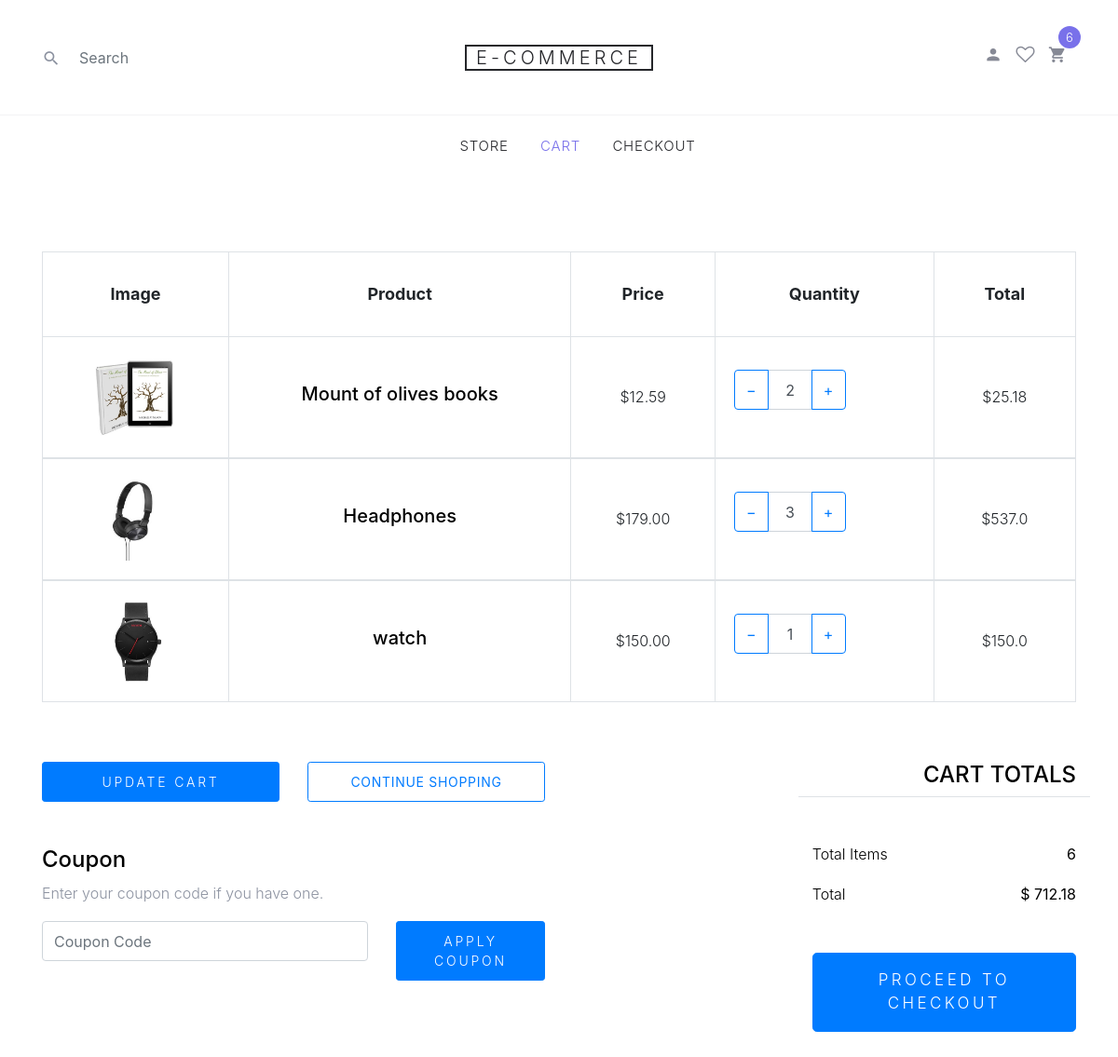
/cart/ (signed in), run on an earlier commit of the app's database.
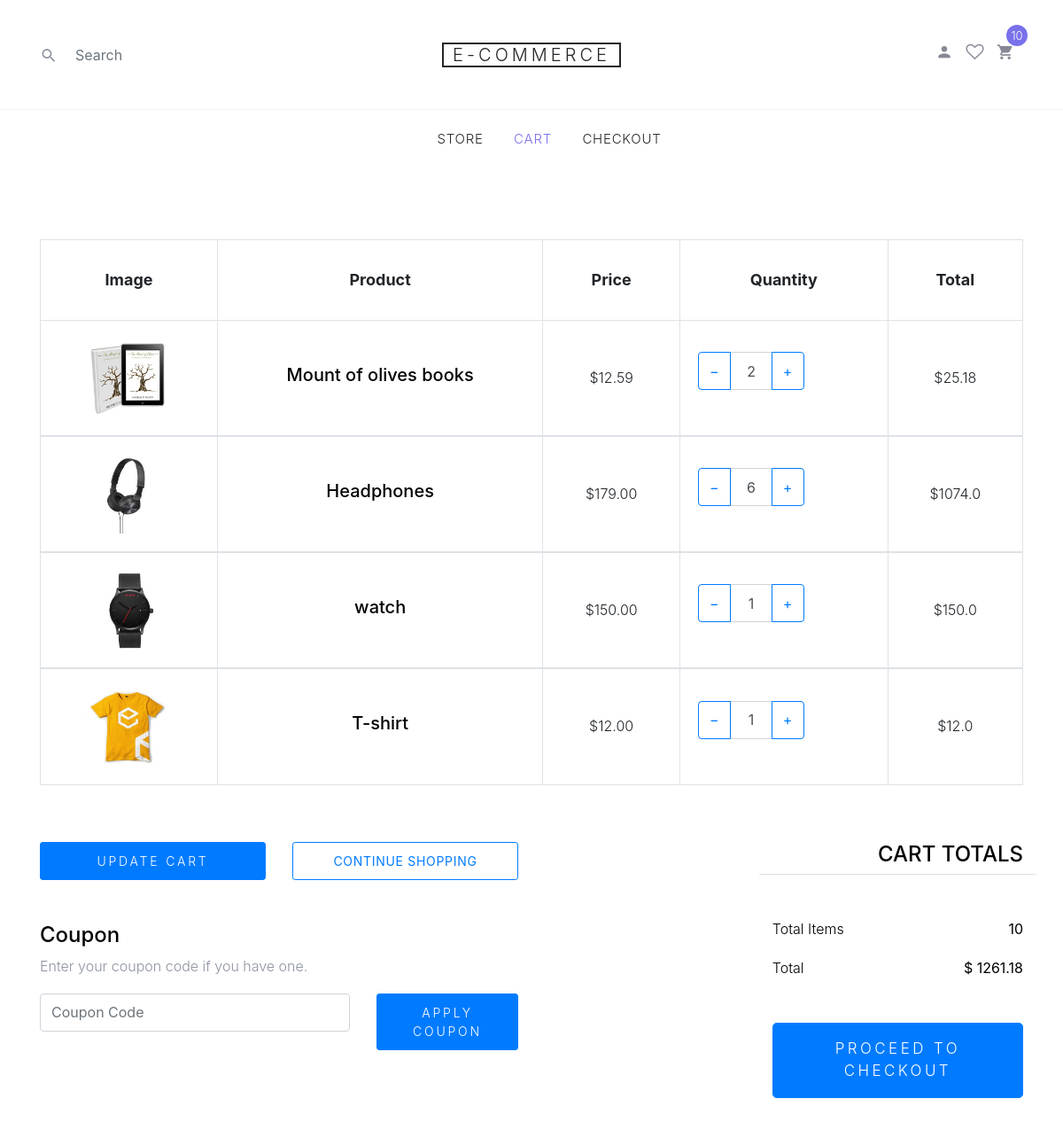
And on a later commit of the database.
### store/models.py (models this page shows, shortened)
class OrderItem(models.Model):
	product = models.ForeignKey(Product, on_delete=models.SET_NULL, blank=True, null=True)
	order = models.ForeignKey(Order, on_delete=models.SET_NULL, blank=True, null=True)
	quantity = models.IntegerField(default=0, null=True, blank=True)
	date_added  = models.DateTimeField(auto_now_add=True)
	@property
	def get_total(self):
		total = self.product.price * self.quantity
		return total

class Product(models.Model):
	name = models.CharField(max_length=200)
	price = models.FloatField()
	digital = models.BooleanField(default=False, null=True, blank=True)
	image = models.ImageField(upload_to="Product/image", null=True, blank=True)
	@property     #----> for avoiding image errors
	def imageURL(self):
		try:
			url =self.image.url
		except:
			url =""
		return url

class Order(models.Model):
	customer = models.ForeignKey(Customer, on_delete=models.SET_NULL, blank=True, null=True)
	date_ordered = models.DateTimeField(auto_now_add=True)
	complete = models.BooleanField(default=False, null=True, blank=True)
	transaction_id = models.CharField(max_length=200, null=True)
	@property
	def get_cart_total(self):
		orderitems = self.orderitem_set.all()
		total = sum([item.get_total for item in orderitems])
		return total
	@property
	def get_cart_items(self):
		orderitems = self.orderitem_set.all()
		total = sum([item.quantity for item in orderitems])
		return total

### store/views.py (the view)
# urls.py: path("cart/", Cart.as_view(), name='cart'),
class Cart(generic.ListView):
	template_name = "store/cart.html"
	def get_context_data(self, *args, **kwargs):
		context = super(Cart, self).get_context_data(*args, **kwargs)
		context["items"] = self.object_list["items"] #--->Multiple context objects for rendering
		context["order"] =self.object_list["order"]
		context["cartItems"] = self.object_list["cartItems"]
		return context
	def get_queryset(self, *args, **kwargs):
		request = self.request
		if request.user.is_authenticated:
			customer = request.user.customer #---> customer and user have OneToOne relationship
			order, created = Order.objects.get_or_create(customer=customer, complete=False)
			items = order.orderitem_set.all()
			cartItems = order.get_cart_items
		else:
			items =[]
			order= { "get_cart_total":0, "get_cart_items":0 }
			cartItems = order['get_cart_items']
		return { "items": items, "order":order, "cartItems":cartItems}

### store/templates/store/cart.html (shortened to what this page needs)
{% extends 'store/main.html' %}
{% load static %}
{% block body %}
    <div class="site-section">
      <div class="container">
        <div class="row mb-5">
          <form class="col-md-12" method="post">
            <div class="site-blocks-table">
              <table class="table table-bordered">
                <thead>
                  <tr>
                    <th class="product-thumbnail">Image</th>
                    <th class="product-name">Product</th>
                    <th class="product-price">Price</th>
                    <th class="product-quantity">Quantity</th>
                    <th class="product-total">Total</th>
                  </tr>
                </thead>
                {% for item in items%}
                <tbody>
                  <tr>
                    <td class="product-thumbnail">
                      <img src="{{item.product.imageURL}}" alt="Image" class="img-fluid">
                    </td>
                    <td class="product-name">
                      <h2 class="h5 text-black">{{item.product.name}}</h2>
                    </td>
                    <td>${{item.product.price| floatformat:2}}</td>
                    <td>
                      <div class="input-group mb-3" style="max-width: 120px;">
                        <div class="input-group-prepend">
                          <button class="btn btn-outline-primary js-btn-minus update-cart" data-product="{{item.product.id}}" data-action="remove" >&minus;</button>
                        </div>
                        <input type="text" class="form-control text-center" value={{item.quantity}} placeholder="" aria-label="Example text with button addon" aria-describedby="button-addon1">
                        <div class="input-group-append">
                          <button class="btn btn-outline-primary js-btn-plus update-cart" data-product="{{item.product.id}}" data-action="add" >&plus;</button>
                        </div>
                      </div>
                    </td>
                    <td>${{item.get_total}}</td>
                  </tr>
                </tbody>
                {% endfor %}
              </table>
            </div>
          </form>
        </div>
        <div class="row">
          <div class="col-md-6">
            <div class="row mb-5">
              <div class="col-md-6 mb-3 mb-md-0">
                <button class="btn btn-primary btn-sm btn-block">Update Cart</button>
              </div>
              <div class="col-md-6">
                <button class="btn btn-outline-primary btn-sm btn-block">Continue Shopping</button>
              </div>
            </div>
            <div class="row">
              <div class="col-md-12">
                <label class="text-black h4" for="coupon">Coupon</label>
                <p>Enter your coupon code if you have one.</p>
              </div>
              <div class="col-md-8 mb-3 mb-md-0">
                <input type="text" class="form-control py-3" id="coupon" placeholder="Coupon Code">
              </div>
              <div class="col-md-4">
                <button class="btn btn-primary btn-sm">Apply Coupon</button>
              </div>
            </div>
          </div>
          <div class="col-md-6 pl-5">
            <div class="row justify-content-end">
              <div class="col-md-7">
                <div class="row">
                  <div class="col-md-12 text-right border-bottom mb-5">
                    <h3 class="text-black h4 text-uppercase">Cart Totals</h3>
                  </div>
                </div>
                <div class="row mb-3">
                  <div class="col-md-6">
                    <span class="text-black">Total Items</span>
                  </div>
                  <div class="col-md-6 text-right">
                    <strong class="text-black">{{order.get_cart_items}}</strong>
                  </div>
                </div>
                <div class="row mb-5">
                  <div class="col-md-6">
                    <span class="text-black">Total</span>
                  </div>
                  <div class="col-md-6 text-right">
                    <strong class="text-black">$ {{order.get_cart_total | floatformat:2}}</strong>
                  </div>
                </div>
                <div class="row">
                  <div class="col-md-12">
                    <button class="btn btn-primary btn-lg py-3 btn-block" onclick="location.href='{% url "checkout" %}'">Proceed To Checkout</button>
                  </div>
                </div>
              </div>
            </div>
          </div>
        </div>
      </div>
    </div>
{% endblock %}

### store/templates/store/main.html (shortened to what this page needs)
<!DOCTYPE html>
{% load static %}
{% load bootstrap4 %}
{% bootstrap_css %}
<html>
<head>
 {% include 'store/components/link.html' %}
</head>
<body>
 {% include 'store/components/navbar.html'%}
 {% block body%}
 {% endblock %}
 </body>
</html>

### store/templates/store/components/link.html (shortened to what this page needs)
 {% load static %}
    <link rel="stylesheet" href={% static "fonts/icomoon/style.css" %}>
    <link rel="stylesheet" href={% static "css/bootstrap.min.css" %}>
    <link rel="stylesheet" href={% static "css/magnific-popup.css" %}>
    <link rel="stylesheet" href={% static "css/jquery-ui.css" %}>
    <link rel="stylesheet" href={% static "css/owl.carousel.min.css" %}>
    <link rel="stylesheet" href={% static "css/owl.theme.default.min.css" %}>
    <link rel="stylesheet" href={% static "css/aos.css" %}>
    <link rel="stylesheet" href={% static "css/style.css" %}>
    <link rel="stylesheet" href={% static "css/style.css" %}>

### store/templates/store/components/navbar.html (shortened to what this page needs)
  <header class="site-navbar" role="banner">
      <div class="site-navbar-top">
        <div class="container">
          <div class="row align-items-center">
            <div class="col-6 col-md-4 order-2 order-md-1 site-search-icon text-left">
              <form action="#" method="GET" class="site-block-top-search">
                <span class="icon icon-search2"></span>
                <input type="text" name="q" class="form-control border-0" placeholder="Search">
              </form>
            </div>
            <div class="col-12 mb-3 mb-md-0 col-md-4 order-1 order-md-2 text-center">
              <div class="site-logo">
                <a href={% url "store" %} class="js-logo-clone">E-commerce</a>
              </div>
            </div>
            <div class="col-6 col-md-4 order-3 order-md-3 text-right">
              <div class="site-top-icons">
                <ul>
                  <li><a href="#"><span class="icon icon-person"></span></a></li>
                  <li><a href="#"><span class="icon icon-heart-o"></span></a></li>
                  <li>
                    <a href={% url 'cart' %} class="site-cart">
                      <span class="icon icon-shopping_cart"></span>
                      <span class="count">{{cartItems}}</span>
                    </a>
                  </li>
                </ul>
              </div>
            </div>
          </div>
        </div>
      </div>
      <nav class="site-navigation text-right text-md-center" role="navigation">
        <div class="container">
          <ul class="site-menu js-clone-nav d-none d-md-block">
            <li class="{% if request.path == '/' %} active {% endif %}"><a href="{% url "store" %}">Store</a></li>
            <li class="{% if request.path == '/cart/' %} active {% endif %}"><a href="{% url "cart" %}">Cart</a></li>
            <li class=" {% if request.path == '/checkout/' %} active {% endif %}"><a href="{% url "checkout" %}">Checkout</a></li>
          </ul>
        </div>
      </nav>
    </header>

### store/templates/store/components/script.html (shortened to what this page needs)
  {% load static %}

### static_cdn_test/static/css/style.css (style rules this page uses)
body { line-height: 1.7; color: #8c92a0; font-weight: 300; font-size: 16px; }
a { -webkit-transition: .3s all ease; -o-transition: .3s all ease; transition: .3s all ease; }
.text-black { color: #000; }
.btn { text-transform: uppercase; position: relative; -webkit-transition: 0.2s all ease-in-out !important; -o-transition: 0.2s all ease-in-out !important; transition: 0.2s all ease-in-out !important; top: 0; letter-spacing: .05em; }
.btn.btn-sm { font-size: 14px !important; padding: 10px 20px !important; }
.btn.btn-primary { font-size: 17px; font-weight: 300; letter-spacing: .2em; }
.form-control { height: 43px; }
.site-section { padding: 2.5em 0; }
@media (min-width: 768px) { .site-section { padding: 5em 0; } }
.site-navbar { background: #fff; margin-bottom: 0px; z-index: 1999; position: relative; }
.site-navbar .site-navbar-top { border-bottom: 1px solid #f3f3f4; padding-top: 20px; padding-bottom: 20px; margin-bottom: 0px; }
@media (min-width: 768px) { .site-navbar .site-navbar-top { padding-top: 40px; padding-bottom: 40px; } }
.site-navbar .site-logo a { text-transform: uppercase; color: #25262a; letter-spacing: .2em; font-size: 20px; padding-left: 10px; padding-right: 10px; border: 2px solid #25262a; }
.site-navbar a { color: #868995; }
.site-navbar .icon { font-size: 20px; }
.site-navbar .site-top-icons ul, .site-navbar .site-top-icons ul li { padding: 0; margin: 0; list-style: none; }
.site-navbar .site-top-icons ul li { display: inline-block; }
.site-navbar .site-top-icons ul li a { margin-right: 10px; }
.site-navbar .site-top-icons ul li a.site-cart { display: block; position: relative; }
.site-navbar .site-top-icons ul li a.site-cart .count { position: absolute; top: 0; right: 0; margin-right: -15px; margin-top: -20px; font-size: 13px; width: 24px; height: 24px; line-height: 24px; border-radius: 50%; display: block; text-align: center; background: #7971ea; color: #fff; -webkit-transition: .2s all ease-in-out; -o-transition: .2s all ease-in-out; transition: .2s all ease-in-out; }
.site-navbar .site-navigation .site-menu { margin-bottom: 0; }
.site-navbar .site-navigation .site-menu .active > a { color: #7971ea; }
.site-navbar .site-navigation .site-menu a { text-decoration: none !important; font-size: 15px; display: inline-block; }
.site-navbar .site-navigation .site-menu > li { display: inline-block; padding: 10px 5px; }
.site-navbar .site-navigation .site-menu > li > a { padding: 10px 10px; text-transform: uppercase; letter-spacing: .05em; color: #25262a; font-size: 15px; text-decoration: none !important; }
.site-blocks-table { overflow: auto; }
.site-blocks-table .product-thumbnail { width: 200px; }
.site-blocks-table thead th { padding: 30px; text-align: center; border-width: 1px !important; vertical-align: middle; color: #212529; font-size: 18px; }
.site-blocks-table td { padding: 20px; text-align: center; vertical-align: middle; color: #212529; }
.site-blocks-table tbody tr:first-child td { border-top: 1px solid #7971ea !important; }
.site-block-top-search { position: relative; }
.site-block-top-search .icon { position: absolute; left: 0; top: 50%; -webkit-transform: translateY(-50%); -ms-transform: translateY(-50%); transform: translateY(-50%); }
.site-block-top-search input { padding-left: 40px; -webkit-transition: .3s all ease-in-out; -o-transition: .3s all ease-in-out; transition: .3s all ease-in-out; }

What changed in the data, as far as the page shows it:
changed OrderItem "Headphones": quantity "3" → "6"; get_total "537.0" → "1074.0"
added OrderItem: product.imageURL (picture), product.name "T-shirt", product.price "12.00", quantity "1", get_total "12.0"
changed through a linked row, Order: get_cart_items "6" → "10"; get_cart_total "712.18" → "1261.18"
Also different on the page:
{{ cartItems }}: "6" → "10"
